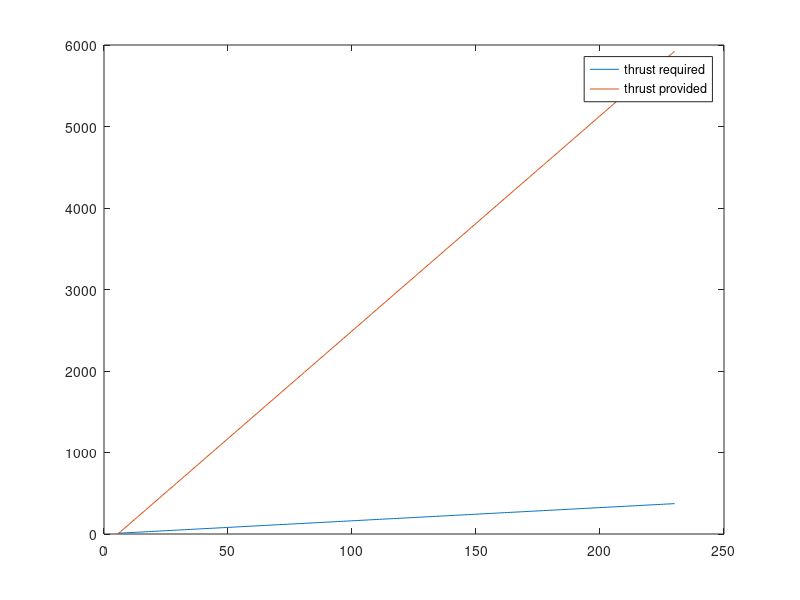

MATLAB code to generate this figure:
%nuclear engine estimates

mpayload = 5;  %kg
reactorMass = 0:200;
mempty = mpayload+reactorMass;
distEarth2Moon = 384400000; %meters
SGP = 3.986e14; %standard gravitational parameter
Vmoon = (SGP / distEarth2Moon)^0.5;
ge=9.81;
Isp = 900;
gm = 1.62; 
mprop = mempty*exp(Vmoon/(Isp*ge)) - mempty; 


%using KRUSTY engine
specificPower = 10000; %W/kg
specificThrust = 73396/2478; %N/kg, from rubber NTR sizing

mtotal = mprop + mempty;
thrust = mtotal * gm;

power = thrust * Isp * ge/2;
plot(mtotal, thrust)
hold on
plot(mtotal,specificThrust*reactorMass)
legend("thrust required", "thrust provided")